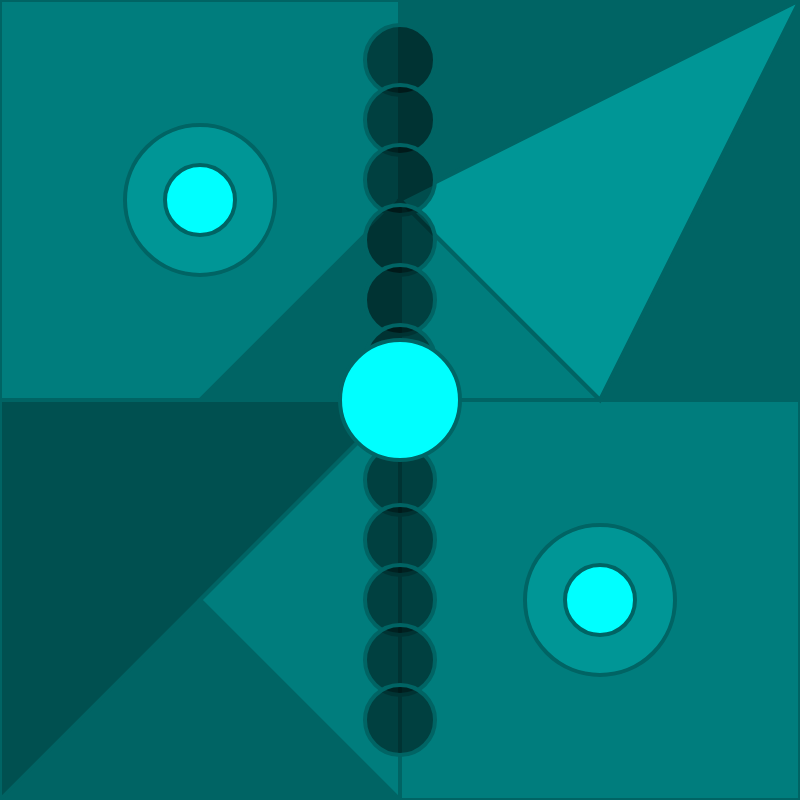
Frame 1 (no input)
Frame 60 (no input): identical to frame 1, image omitted
Frame 120 (the mouse pressed at the canvas centre since frame 60): identical to frame 1, image omitted

The p5.js sketch that drew this single still picture (run headless with seeded random() and noise() and a simulated clock; from frame 60 on, the mouse is pressed at the canvas centre):

// p5.js sketch
// ── sketch.js
function setup() {
    // put setup code here
    createCanvas(800, 800)
}

function draw() {
    background(0, 100, 100, );

    stroke(0, 100, 100);
    strokeWeight(4);

    fill(0, 80, 80);
    triangle(0, 400, 0, 800, 400, 400);
    describe('white triangle with black outline in mid-right of canvas');

    fill(0, 125, 125);
    rect(0, 0, 400, 400);
    rect(400, 400, 400, 400);
    triangle(400, 400, 400, 200, 600, 400);
    triangle(400, 400, 200, 600, 400, 800);

    fill(0, 100, 100);
    triangle(400, 400, 400, 200, 200, 400)

    fill(0, 150, 150);
    triangle(400, 200, 800, 0, 600, 400);

    let durchmesser = 150;
    ellipse(200, 200, durchmesser, durchmesser);

    ellipse(600, 600, durchmesser, durchmesser)

    let a = 0;
    fill(0, 125);

    a += 60;
    ellipse(400, a, 70, 70);

    a += 60;
    ellipse(400, a, 70, 70);

    a += 60;
    ellipse(400, a, 70, 70);

    a += 60;
    ellipse(400, a, 70, 70);

    a += 60;
    ellipse(400, a, 70, 70);

    a += 60;
    ellipse(400, a, 70, 70);

    a += 60;
    ellipse(400, a, 70, 70);

    a += 60;
    ellipse(400, a, 70, 70);

    a += 60;
    ellipse(400, a, 70, 70);

    a += 60;
    ellipse(400, a, 70, 70);

    a += 60;
    ellipse(400, a, 70, 70);

    a += 60;
    ellipse(400, a, 70, 70);

    fill(0, 280, 280);
    durchmesser = durchmesser - 30;
    ellipse(400, 400, durchmesser, durchmesser);

    durchmesser = durchmesser - 50;
    ellipse(200, 200, durchmesser, durchmesser);

    ellipse(600, 600, durchmesser, durchmesser)

}
